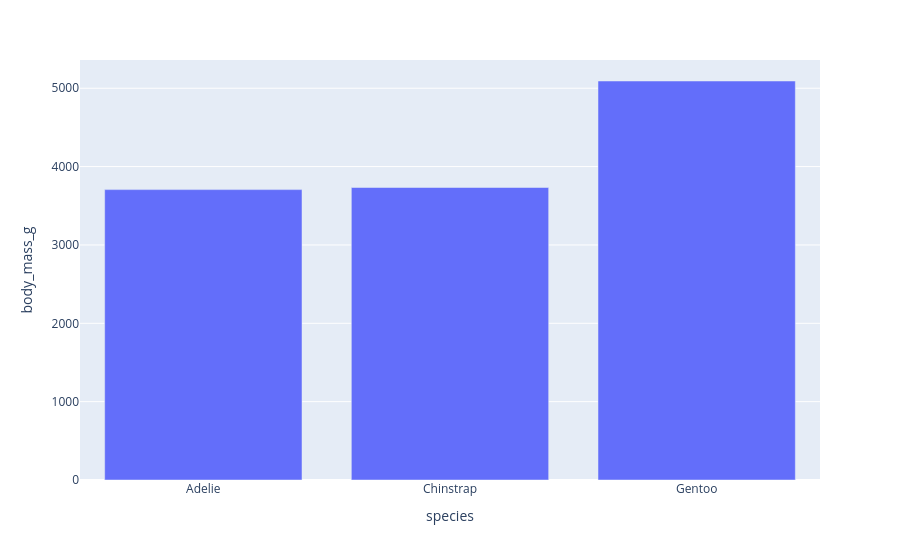

Notebook code cell kept with this figure:
### Code cell
pg = sns.load_dataset('penguins').dropna()

df_groupby = pg.groupby('species')[['body_mass_g']].mean().reset_index()
df_groupby

# seaborn barplot
sns.barplot(data=df_groupby, x='species', y='body_mass_g')
plt.show()

fig = px.bar(df_groupby, x='species', y='body_mass_g')
fig

### Figure 1 — Plotly figure (JSON) as saved in the notebook; plotly's stock layout.template omitted (floating-point values rounded to 4 significant figures)
{"data": [{"hovertemplate": "species=%{x}<br>body_mass_g=%{y}<extra></extra>", "legendgroup": "", "marker": {"color": "#636efa", "pattern": {"shape": ""}}, "name": "", "orientation": "v", "showlegend": false, "textposition": "auto", "type": "bar", "x": ["Adelie", "Chinstrap", "Gentoo"], "xaxis": "x", "y": [3706.0, 3733.0, 5092.0], "yaxis": "y"}], "layout": {"barmode": "relative", "legend": {"tracegroupgap": 0}, "margin": {"t": 60}, "xaxis": {"anchor": "y", "domain": [0, 1], "title": {"text": "species"}}, "yaxis": {"anchor": "x", "domain": [0, 1], "title": {"text": "body_mass_g"}}}}
